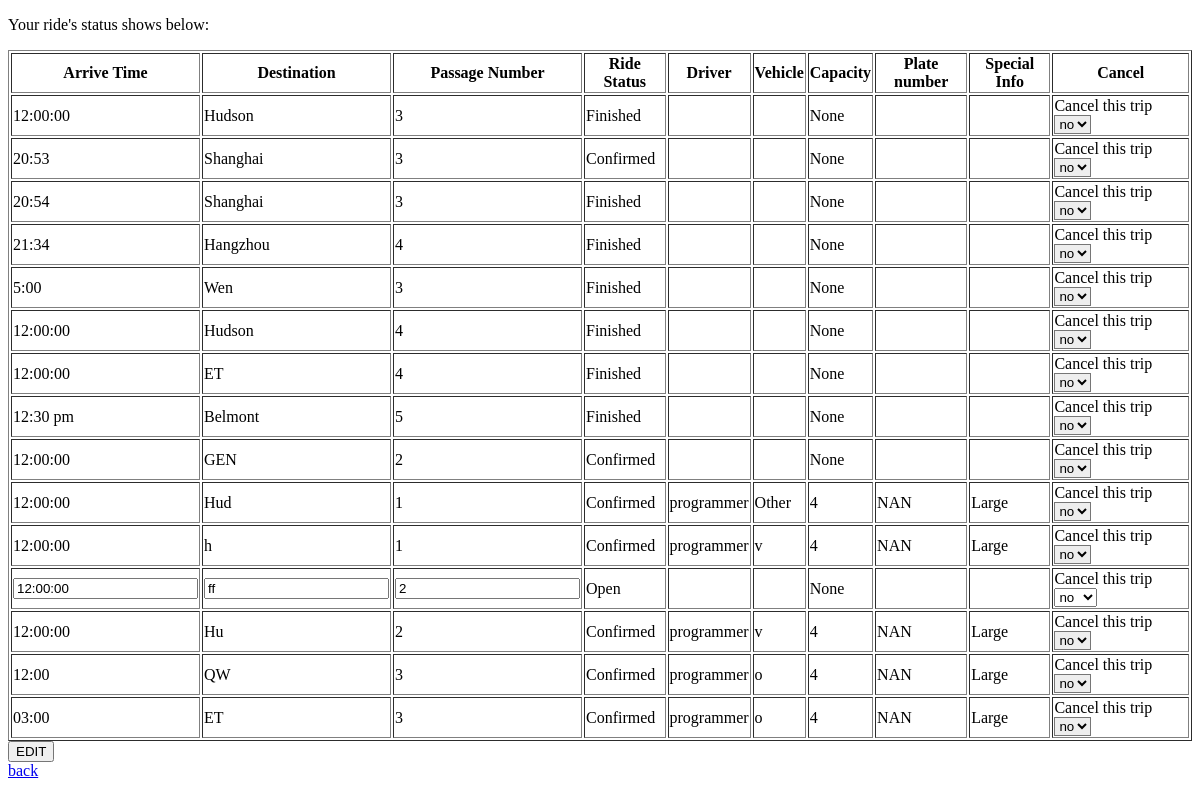
Before: /request/riderequest/ridestatus (signed in) with the older database file.
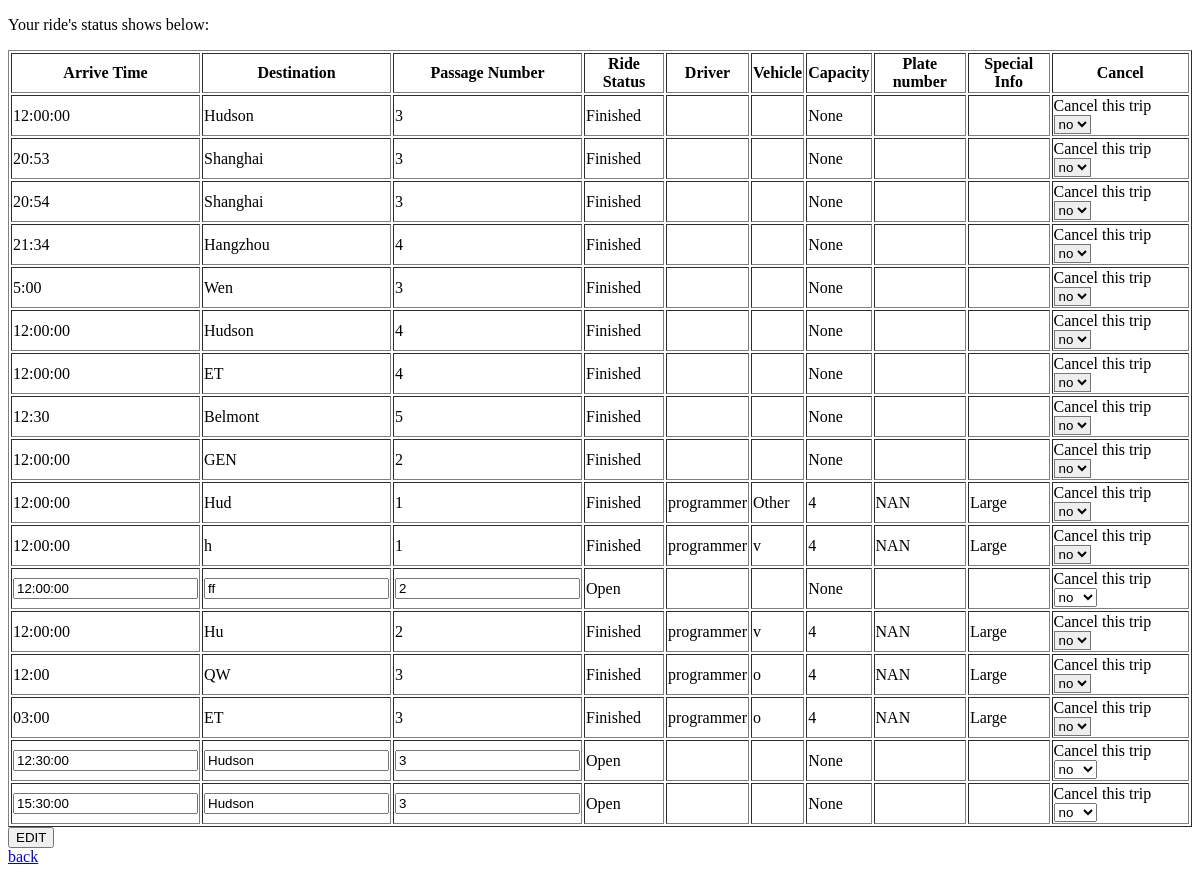
After: the same page with the newer database file.
### ride_request/models.py (models this page shows, shortened)
class ride_request(models.Model):
    user = models.ManyToManyField(
        settings.AUTH_USER_MODEL)
    arriveTime = models.CharField(blank=False, max_length=256, help_text="Time Form: xx:xx ")
    Destination = models.CharField(max_length = 256, blank = False)
    PassageNum = models.PositiveSmallIntegerField(blank = False,verbose_name="Passger Number")
    Vehicle_type = models.CharField(max_length = 256, blank = True, choices =VEHCILE_TYPE, help_text="Optional")
    Share = models.BooleanField(blank = False)
    Other_request = models.CharField(max_length = 256, blank =True, help_text="Optional", choices=info)
    ride_status = models.CharField(max_length = 200, blank = True, default = 'O', choices = STATUS_TYPE)
    driver=models.CharField(max_length= 200,blank=True)
    vehicle=models.CharField(max_length= 200,blank=True)
    capacity=models.IntegerField(blank=True,null=True)
    plate=models.CharField(max_length= 200,blank=True)
    info=models.CharField(max_length= 200,blank=True)
    owner=models.CharField(max_length= 200,blank=True)

### ride_request/views.py (the view, shortened to what this page needs)
# urls.py: path('riderequest/ridestatus', views.view_status, name ='ridestatus'),
def view_status(request):
    owner= CustomUser.objects.get(username=request.user.username)
    list=owner.ride_request_set.all()
    context = {
        'list': list
    }
    return render(request, 'ride_request/status_view.html', context=context)

### templates/ride_request/status_view.html (shortened to what this page needs)
<!DOCTYPE html>
<html lang="en">
<head>
</head>
<body>
    {% if user.is_authenticated %}
    <p >Your ride's status shows below:</p>
    <form name = 'Status', method="POST", action="{% url 'ridestatus' %}">
        <table border="1">
        <tr>
            <th>Arrive Time</th>
            <th>Destination</th>
            <th>Passage Number</th>
            <th>Ride Status</th>
            <th>Driver</th>
            <th>Vehicle</th>
            <th>Capacity</th>
            <th>Plate number</th>
            <th>Special Info</th>
            <th>Cancel</th>
        </tr>
      {% for ride in list %}
       <tr>
            {% if ride.ride_status == 'O'%}
           <td><input type = "text", name = "arriveTime", value="{{ride.arriveTime}}"></td>
           <td><input type = "text", name = "Destination", value="{{ride.Destination}}"></td>
           <td><input type = "text", name = "PassageNum", value="{{ride.PassageNum}}"> </td>
           {%else%}
            <td>{{ride.arriveTime}} </td>
           <td>{{ride.Destination}} </td>
           <td> {{ride.PassageNum}}</td>
           {%endif%}
           {% if ride.ride_status == 'F'%}
           <td> Finished </td>
           {% else %}
           {% if ride.ride_status == 'O'%}
                <td> Open </td>
           {% else %}
                <td> Confirmed </td>
           {%endif%}
            {%endif%}
           <td> {{ride.driver}} </td>
           <td> {{ride.vehicle}} </td>
           <td> {{ride.capacity}}</td>
           <td> {{ride.plate}} </td>
           <td> {{ride.info}} </td>
           {% if ride.ride_status == 'O'%}
           <td>Cancel this trip
               <select name="cancel">
                   <option value="no">no</option>
                </select>
           </td>
           {%else%}
           <td>Cancel this trip
               <select name="cancel" style="background-color: #EEEEEE;">
                  <option value="no">no</option>
                </select>
           </td>
           {%endif%}
       </tr>
             {% endfor %}
            </table>
        <input type="submit" value="EDIT", >
    </form>
<a href="{% url 'home' %}">back</a>
    {% endif %}
</body>
</html>

Changed rows visible on the page:
changed ride_request (number 2 of 17 on the later page): ride_status "Confirmed" → "Finished"
changed ride_request "Belmont": arriveTime "12:30 pm" → "12:30"
changed ride_request "GEN": ride_status "Confirmed" → "Finished"
changed ride_request "Hud": ride_status "Confirmed" → "Finished"
changed ride_request (number 11 of 17 on the later page): ride_status "Confirmed" → "Finished"
changed ride_request "Hu": ride_status "Confirmed" → "Finished"
changed ride_request "QW": ride_status "Confirmed" → "Finished"
changed ride_request (number 15 of 17 on the later page): ride_status "Confirmed" → "Finished"
added ride_request: arriveTime "12:30:00", Destination "Hudson", PassageNum "3", ride_status "Open", capacity "None"
added ride_request: arriveTime "15:30:00", Destination "Hudson", PassageNum "3", ride_status "Open", capacity "None"
